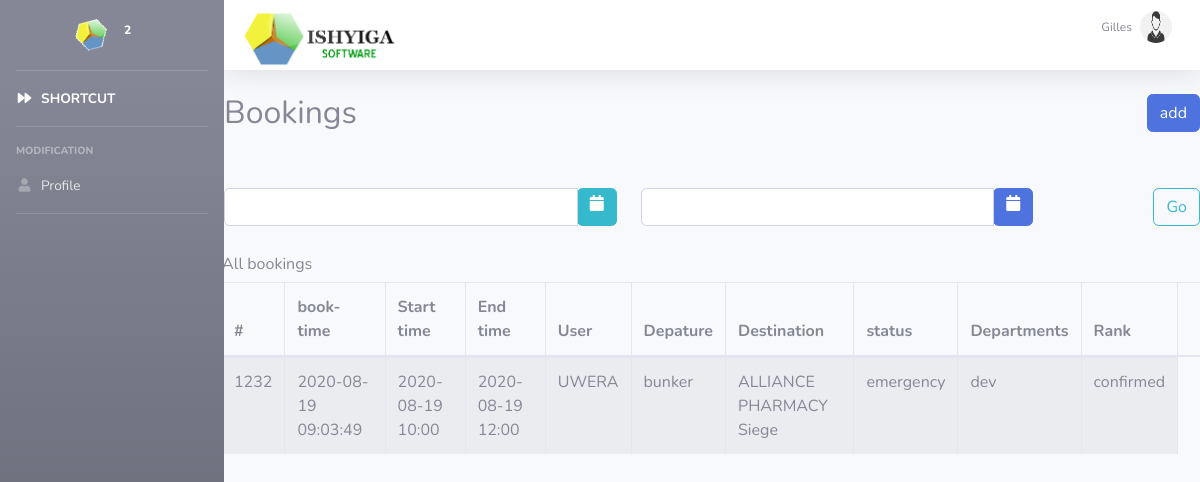
Page /bookinglist.php (signed in) on the committed database.
### tables this page shows
CREATE TABLE `fluid_booking` (
  `id` int(11) NOT NULL,
  `start_time` char(200) NOT NULL,
  `end_time` char(200) NOT NULL,
  `id_user` int(255) NOT NULL,
  `id_place0` int(255) NOT NULL,
  `id_placef` int(255) NOT NULL,
  `status_id` int(255) NOT NULL,
  `departments_id` int(255) NOT NULL,
  `description` text,
  `rank` varchar(255) NOT NULL,
  `created_at` datetime DEFAULT NULL,
  `updated_at` datetime DEFAULT NULL,
  `driver_id` int(20) DEFAULT NULL
);

CREATE TABLE `fluid_user` (
  `id` int(11) NOT NULL,
  `id_subcompany` int(11) NOT NULL,
  `username` varchar(255) NOT NULL,
  `full_name` varchar(255) NOT NULL,
  `phone_number` varchar(20) NOT NULL,
  `auth_key` varchar(32) DEFAULT '10',
  `password` varchar(255) NOT NULL,
  `passreset` varchar(255) NOT NULL,
  `email` varchar(255) NOT NULL,
  `role` int(11) NOT NULL DEFAULT '10',
  `last_login` datetime DEFAULT NULL,
  `live` int(250) DEFAULT '0',
  `status` varchar(250) DEFAULT 'lebour',
  `vercod` varchar(250) NOT NULL,
  `verfied` int(50) DEFAULT '0'
);

CREATE TABLE `fluid_place` (
  `id` int(11) NOT NULL,
  `id_user` int(100) NOT NULL,
  `name` varchar(255) NOT NULL,
  `id_sector0` int(200) NOT NULL,
  `street` int(11) DEFAULT NULL,
  `house_number` int(11) DEFAULT NULL,
  `aboutcontract` varchar(255) NOT NULL
);

CREATE TABLE `fluid_status` (
  `id` int(11) NOT NULL,
  `statusname` varchar(255) NOT NULL,
  `id_subcampany` int(11) DEFAULT NULL
);

CREATE TABLE `fluid_departments` (
  `id` int(11) NOT NULL,
  `id_subcompany` int(11) DEFAULT NULL,
  `name_dep` varchar(255) NOT NULL
);

### bookinglist.php (the view, shortened to what this page needs)
<?php ob_start();
 include('connexion.php');
include 'include/header.php' ;
 ?>
<body  id="page-top"   >
    <div id="wrapper">
        <?php include 'include/navbar.php'; ?>
        <div id='content-wrapper' class="d-flex flex-column">
            <?php
            require_once('include/topbon.php');
            ?>
    <div id="page-inner">
        <div class="row">
            <div class="col-md-12 d-flex justify-content-between mb-5">
            <h2>Bookings</h2>
                <a href="uiupdate.php"><span class="btn btn-primary pull-right" style="bottom: opx;">add</span></a>
            </div>
        </div>
        <form action="bookinglist.php" method="post">
            <div class="row">
                <div class="form-group col-md-5">
                    <div class='input-group date' id='datetimepicker1'>
                        <input name='start_date' type='text' class="form-control"/>
                        <span class="input-group-addon input-group-append btn btn-info">
                                    <span class="fa fa-calendar"></span>
                                </span>
                    </div>
                </div>
                <div class="form-group col-md-5">
                    <div class='input-group date' id='datetimepicker2'>
                        <input name='end_date' type='text' class="form-control"/>
                        <span class="input-group-addon input-group-append btn btn-primary">
                                    <span class="fa fa-calendar"></span>
                                </span>
                    </div>
                </div>
                <div class='form-group col-md-2'>
                    <button type="submit" class="btn btn-outline-info pull-right ">Go</button>
                </div>
            </div>
        </form>
        <div class="row" style="padding:10px;">
            <div class="table-responsive">
                <table class="table table-striped table-bordered table-hover display" id="datatable1" cellspacing="0"
                   width="100%">
                    <thead>
                    <tr>
                        <th>#</th>
                        <th>book-time</th>
                        <th>Start time</th>
                        <th>End time</th>
                        <th>User</th>
                        <th>Depature</th>
                        <th>Destination</th>
                        <th>status</th>
                        <th>Departments</th>
                        <th>Rank</th>
                        <th></th>
                    </tr>
                    </thead>
                    <body>
                    <?php
                    if (isset($_POST['start_date']) and $_POST['end_date'] != '') {
                        $start = stripslashes($_POST['start_date']);
                        $end = stripslashes($_POST['end_date']);
                        $STRsql = "SELECT fluid_booking.id,created_at,start_time,end_time,username,a.name AS 'departure',b.name AS 'destination',statusname,name_dep,rank,fluid_booking.id_user  FROM `fluid_booking` inner join fluid_user on fluid_user.id=fluid_booking.id_user JOIN fluid_place AS a ON fluid_booking.id_place0=a.id JOIN fluid_place AS b ON fluid_booking.id_placef=b.id inner join fluid_status on fluid_status.id=fluid_booking.status_id inner join fluid_departments on fluid_departments.id=fluid_booking.Departments_id where fluid_user.id_subcompany=".$id_subcompany." AND DATE(start_time) BETWEEN '".$start."' AND '".$end."'";
                        $result2 = mysqli_query($connection, $STRsql);
                        if (mysqli_num_rows($result2) != '' || mysqli_num_rows($result2) > 0) {
                            while ($row = mysqli_fetch_array($result2)) {
                                $d1 = new DateTime($row['start_time']);
                                $d2 = new DateTime();
                                echo(
                                    '<tr>'.
                                        '<td>'.$row["id"].'</td>'.
                                        '<td>'.$row["created_at"].'</td>'.
                                        '<td>'.$row["start_time"].'</td>'.
                                        '<td>'.$row["end_time"].'</td>'.
                                        '<td>'.$row["username"].'</td>'.
                                        '<td>'.$row["departure"].'</td>'.
                                        '<td>'.$row["destination"].'</td>'.
                                        '<td>'.$row["statusname"].'</td>'.
                                        '<td>'.$row["name_dep"].'</td>'.
                                        '<td>'.$row["rank"].'</td>'.
                                    '</tr>'
                                );
                            }
                        }
                    } else {
                        $sql = "SELECT fluid_booking.id,created_at,start_time,end_time,username,a.name AS 'departure',b.name AS 'destination',statusname,name_dep,rank ,fluid_booking.id_user FROM `fluid_booking` inner join fluid_user on fluid_user.id=fluid_booking.id_user JOIN fluid_place AS a ON fluid_booking.id_place0=a.id JOIN fluid_place AS b ON fluid_booking.id_placef=b.id inner join fluid_status on fluid_status.id=fluid_booking.status_id inner join fluid_departments on fluid_departments.id=fluid_booking.Departments_id where fluid_user.id_subcompany=".$id_subcompany." AND fluid_booking.end_time>=NOW()";
                        $rS = mysqli_query($connection, $sql);
                        if (mysqli_num_rows($rS) != '' || mysqli_num_rows($rS) > 0) {
                            while ($row = mysqli_fetch_array($rS)) {
                                echo(
                                    '
                                    <tr>'.
                                        '<td>'.$row["id"].'</td>'.
                                        '<td>'.$row["created_at"].'</td>'.
                                        '<td>'.$row["start_time"].'</td>'.
                                        '<td>'.$row["end_time"].'</td>'.
                                        '<td>'.$row["username"].'</td>'.
                                        '<td>'.$row["departure"].'</td>'.
                                        '<td>'.$row["destination"].'</td>'.
                                        '<td>'.$row["statusname"].'</td>'.
                                        '<td>'.$row["name_dep"].'</td>'.
                                        '<td>'.$row["rank"].'</td>'
                              ) ;
                            }
                        } else {
                            echo "0 results";
                        }
                    }
                    ?>
                 </body>
                </table>
            </div>
        </div>
    </div>
</div>
    </div>
<?php include('include/footerui.php'); ?>

### include/header.php (style rules this page uses)
a { color: #4e73df; text-decoration: none; background-color: transparent; }

### rows in the picture
fluid_booking: id "1232", created_at "2020-08-19 09:03:49", start_time "2020-08-19 10:00", end_time "2020-08-19 12:00", fluid_user.username "UWERA", fluid_place.name "bunker", fluid_place.name "ALLIANCE PHARMACY Siege", fluid_status.statusname "emergency", fluid_departments.name_dep "dev", rank "confirmed"

### other values in the picture
$_SESSION['username'] "Gilles"
